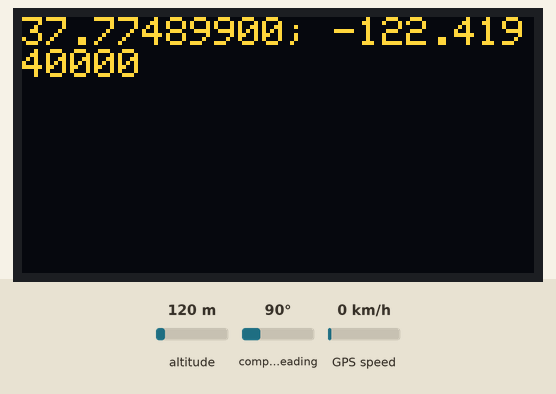
Bench run of a sketch on a simulated Arduino Uno, built with avr-gcc and run on an emulated ATmega328P. Parts: 128×64 one-colour display. The inputs (shaded band) are chosen by the test bench; at power-on: altitude 120 m, compass heading 90°, GPS speed 0 km/h. The OLED is the two-colour kind (top 16 rows yellow); the display library's start-up logo is not drawn; storage starts empty; the GPS gets a fix after 3 s at 37.7749, -122.4194 with 8 satellites.

Above: at 3.2 s.

The sketch:

gps.ino
```cpp
#include <SD.h>
#include <TinyGPS++.h>
#include <SoftwareSerial.h>
#include <SPI.h>
#include <Wire.h>
#include <Adafruit_GFX.h>
#include <Adafruit_SSD1306.h>

const int chipSelect = 4; // chip select for SD module

static const int RXPin = 3, TXPin = 2; // pins for ATGM336H GPS device
static const uint32_t GPSBaud = 9600; // default baudrate of ATGM336H GPS device

TinyGPSPlus gps;
SoftwareSerial ss(TXPin, RXPin);

#define WIRE Wire
Adafruit_SSD1306 display = Adafruit_SSD1306(128, 64, &WIRE);

void setup() {
  display.begin(SSD1306_SWITCHCAPVCC, 0x3C);
  display.display();
  delay(1000);

  display.clearDisplay();
  display.display();

  display.setTextSize(1);
  display.setTextColor(SSD1306_WHITE);
  display.setCursor(0, 0);

  ss.begin(GPSBaud);
}

void loop() {
  if (ss.available() > 0) {
    if (gps.encode(ss.read()) &&
        gps.location.isValid() &&
        gps.date.isValid() &&
        gps.time.isValid())
    {
      String fileName = String(gps.date.year()) + String(gps.date.month()) + String(gps.date.day()) + ".csv";

      File dataFile = SD.open(fileName, FILE_WRITE);
      if (dataFile) {
        dataFile.println(String(gps.date.year()) + "." +
                         String(gps.date.month()) + "." +
                         String(gps.date.day()) + "," +
                         String(gps.time.hour()) + ":" +
                         String(gps.time.minute()) + ":" +
                         String(gps.time.second()) + "," +
                         String(gps.location.lat(), 8) + "," +
                         String(gps.location.lng(), 8));
        dataFile.close();

        display.clearDisplay();
        display.println(String(gps.location.lat(), 8) + "; " + String(gps.location.lng(), 8));
        display.setCursor(0, 0);
        display.display();

        delay(1000);
      }
    }
  }
}
```
